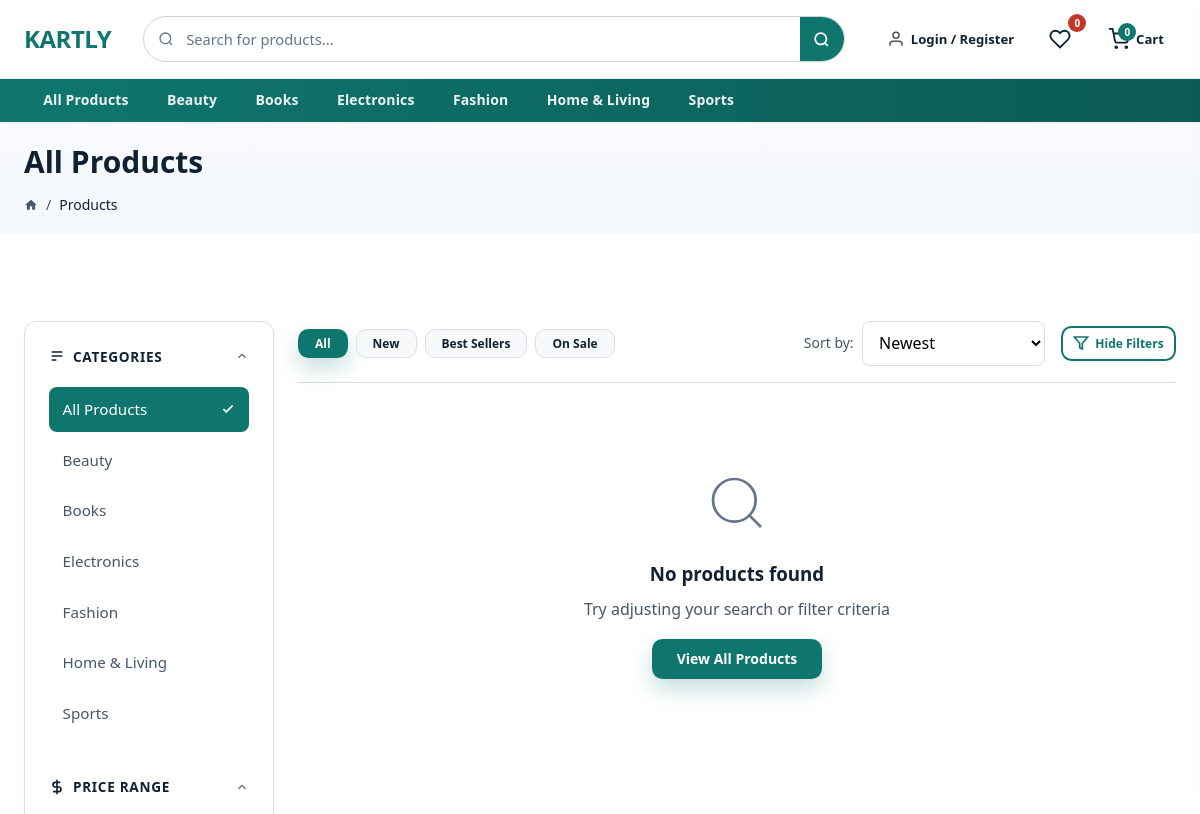
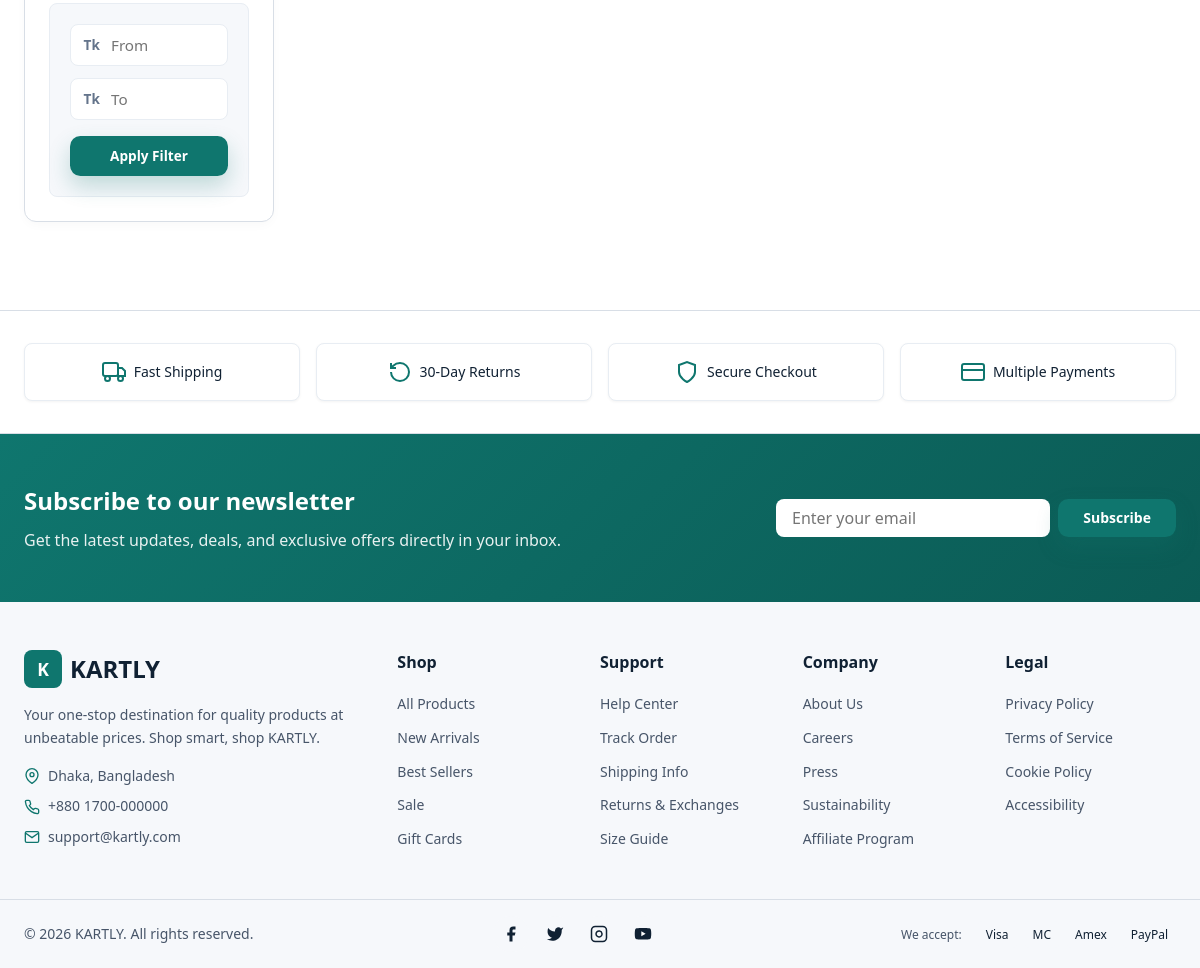
Screenshot of /public/products.php with the database file from the repository (2 pictures, top to bottom).
### tables this page shows
CREATE TABLE settings (
    id INT AUTO_INCREMENT PRIMARY KEY,
    setting_key VARCHAR(100) NOT NULL UNIQUE,
    setting_value TEXT,
    setting_type ENUM('text', 'number', 'boolean', 'json') DEFAULT 'text',
    created_at TIMESTAMP DEFAULT CURRENT_TIMESTAMP,
    updated_at TIMESTAMP DEFAULT CURRENT_TIMESTAMP ON UPDATE CURRENT_TIMESTAMP
);

CREATE TABLE categories (
    id INT AUTO_INCREMENT PRIMARY KEY,
    name VARCHAR(100) NOT NULL,
    slug VARCHAR(100) NOT NULL UNIQUE,
    description TEXT,
    image VARCHAR(255),
    parent_id INT DEFAULT NULL,
    status ENUM('active', 'inactive') DEFAULT 'active',
    sort_order INT DEFAULT 0,
    created_at TIMESTAMP DEFAULT CURRENT_TIMESTAMP,
    FOREIGN KEY (parent_id) REFERENCES categories(id) ON DELETE SET NULL
);

### public/products.php (the view, shortened to what the rows shown need)
<?php
require_once __DIR__ . '/../includes/header.php';
$db = getDB();
$category = $_GET['category'] ?? '';
$search = $_GET['search'] ?? '';
$currentCategory = null;
$stmt = $db->query("SELECT * FROM categories WHERE status = 'active' ORDER BY name");
$categories = $stmt->fetchAll();
?>
    <section class="section section-bg" style="padding: 1rem 0;">
        <div class="container">
            <div style="display: flex; flex-direction: column; gap: 0.5rem;">
                <h1 style="font-size: 1.875rem; font-weight: 700;">
                    <?php if ($currentCategory): ?>
                        <?= htmlspecialchars($currentCategory['name']) ?>
                    <?php elseif ($search): ?>
                        Search Results for "<?= htmlspecialchars($search) ?>"
                    <?php else: ?>
                        All Products
                    <?php endif; ?>
                </h1>
            </div>
        </div>
    </section>
    <section class="section">
        <div class="container">
            <div class="products-layout">
                <aside class="sidebar-desktop">
                    <div style="background: var(--color-bg); border-radius: var(--radius-lg); padding: 1.5rem; border: 1px solid var(--color-border); box-shadow: 0 4px 12px -2px rgba(0,0,0,0.03); position: sticky; top: 2rem; height: 100%;">
                        <details open style="margin-bottom: 2.5rem;">
                            <ul style="display: flex; flex-direction: column; gap: 0.35rem; list-style: none; padding: 0; margin: 0;">
                                <?php
                                $parentCategories = [];
                                $childCategories = [];
                                foreach ($categories as $cat) {
                                    if (empty($cat['parent_id'])) {
                                        $parentCategories[] = $cat;
                                    } else {
                                        $childCategories[$cat['parent_id']][] = $cat;
                                    }
                                }
                                ?>
                                <?php foreach ($parentCategories as $pCat): ?>
                                    <?php
                                    $hasChildren = isset($childCategories[$pCat['id']]);
                                    $isActiveParent = $category === $pCat['slug'];
                                    $isExactlyParent = $category === $pCat['slug'];
                                    ?>
                                    <li>
                                        <?php if ($hasChildren): ?>
                                            <details <?= $isActiveParent ? 'open' : '' ?> style="margin-bottom: 0;">
                                                <summary style="list-style: none; display: flex; justify-content: space-between; align-items: center; padding: 0.65rem 0.85rem; border-radius: var(--radius-md); font-size: 0.95rem; font-weight: 500; transition: all 0.2s ease; cursor: pointer; <?= $isExactlyParent ? 'background: var(--color-primary); color: white;' : 'color: var(--color-text-light); background: transparent;' ?>" onmouseover="if(!this.hasAttribute('data-active')){this.style.background='var(--color-bg-secondary)'; this.style.color='var(--color-text)';}" onmouseout="if(!this.hasAttribute('data-active')){this.style.background='transparent'; this.style.color='var(--color-text-light)';}" <?= $isExactlyParent ? 'data-active="true"' : '' ?>>
                                                    <a href="<?= BASE_URL ?>/category/<?= urlencode($pCat['slug']) ?>" style="color: inherit; text-decoration: none; flex: 1;" onclick="event.stopPropagation();">
                                                        <?= htmlspecialchars($pCat['name']) ?>
                                                    </a>
                                                    <div style="display: flex; align-items: center; gap: 0.5rem;">
                                                        <?php if ($isExactlyParent): ?><svg width="14" height="14" viewBox="0 0 24 24" fill="none" stroke="currentColor" stroke-width="3"><polyline points="20 6 9 17 4 12"/></svg><?php endif; ?>
                                                        <svg width="14" height="14" viewBox="0 0 24 24" fill="none" stroke="currentColor" stroke-width="2" class="cat-chevron" style="transition: transform 0.2s; opacity: 0.7;"><polyline points="6 9 12 15 18 9"/></svg>
                                                    </div>
                                                </summary>
                                                <ul style="padding-left: 1.5rem; margin-top: 0.35rem; display: flex; flex-direction: column; gap: 0.2rem; list-style: none; margin-bottom: 0.5rem;">
                                                    <?php foreach ($childCategories[$pCat['id']] as $cCat): ?>
                                                    <?php $isChildActive = $category === $cCat['slug']; ?>
                                                    <li>
                                                        <a href="<?= BASE_URL ?>/category/<?= urlencode($cCat['slug']) ?>" style="display: flex; justify-content: space-between; align-items: center; padding: 0.5rem 0.75rem; border-radius: var(--radius-md); font-size: 0.85rem; font-weight: 500; transition: all 0.2s ease; <?= $isChildActive ? 'color: var(--color-primary); background: var(--color-primary-light, rgba(0,0,0,0.03));' : 'color: var(--color-text-muted); background: transparent;' ?>" onmouseover="this.style.background='<?= $isChildActive ? 'var(--color-primary-light, rgba(0,0,0,0.03))' : 'var(--color-bg-secondary)' ?>'; this.style.color='<?= $isChildActive ? 'var(--color-primary)' : 'var(--color-text)' ?>';" onmouseout="this.style.background='<?= $isChildActive ? 'var(--color-primary-light, rgba(0,0,0,0.03))' : 'transparent' ?>'; this.style.color='<?= $isChildActive ? 'var(--color-primary)' : 'var(--color-text-muted)' ?>';">
                                                            <span><?= htmlspecialchars($cCat['name']) ?></span>
                                                            <?php if ($isChildActive): ?><svg width="12" height="12" viewBox="0 0 24 24" fill="none" stroke="currentColor" stroke-width="3"><polyline points="20 6 9 17 4 12"/></svg><?php endif; ?>
                                                        </a>
                                                    </li>
                                                    <?php endforeach; ?>
                                                </ul>
                                            </details>
                                        <?php else: ?>
                                            <a href="<?= BASE_URL ?>/category/<?= urlencode($pCat['slug']) ?>" style="display: flex; justify-content: space-between; align-items: center; padding: 0.65rem 0.85rem; border-radius: var(--radius-md); font-size: 0.95rem; font-weight: 500; transition: all 0.2s ease; <?= $isExactlyParent ? 'background: var(--color-primary); color: white;' : 'color: var(--color-text-light); background: transparent;' ?>" onmouseover="this.style.background='<?= $isExactlyParent ? 'var(--color-primary)' : 'var(--color-bg-secondary)' ?>'; this.style.color='<?= $isExactlyParent ? 'white' : 'var(--color-text)' ?>';" onmouseout="this.style.background='<?= $isExactlyParent ? 'var(--color-primary)' : 'transparent' ?>'; this.style.color='<?= $isExactlyParent ? 'white' : 'var(--color-text-light)' ?>';">
                                                <span><?= htmlspecialchars($pCat['name']) ?></span>
                                            </a>
                                        <?php endif; ?>
                                    </li>
                                <?php endforeach; ?>
                            </ul>
                        </details>
                    </div>
                </aside>
            </div>
        </div>
    </section>
<?php require_once __DIR__ . '/../includes/footer.php'; ?>

### includes/header.php (shortened to what the rows shown need)
<?php
require_once __DIR__ . '/../config/database.php';
$db = getDB();
$stmt = $db->query("
    SELECT *
    FROM categories
    WHERE status = 'active'
    ORDER BY sort_order, name
");
$allCats = $stmt->fetchAll();
$categories = [];
$categoryChildren = [];
foreach ($allCats as $cat) {
    if (!$cat['parent_id']) {
        $categories[] = $cat;
    } else {
        $categoryChildren[$cat['parent_id']][] = $cat;
    }
}
$siteLogo = getSetting('site_logo') ?: '';
$siteName = getSetting('site_name') ?: 'KARTLY';
$typoFonts = [];
$customColors = [];
$logoStyle = "";
$logoStyle .= !empty($typoFonts['logo_text']) ? "font-family:'".htmlspecialchars($typoFonts['logo_text'])."', sans-serif; " : "font-weight: 800; font-size: 1.5rem; ";
$logoStyle .= !empty($customColors['logo_text']) ? "color:".htmlspecialchars($customColors['logo_text'])."; " : "color: var(--color-primary); ";
$logoStyle .= "line-height: 1; letter-spacing: -0.02em;";
?>
<!DOCTYPE html>
<html lang="en">
<head>
    <link rel="stylesheet" href="<?= BASE_URL ?>/assets/css/style.css">
</head>
<body>
    <header class="header">
        <div class="header-main">
            <div class="header-main-content container">
                <a href="<?= BASE_URL ?>/" class="logo">
                    <?php if ($siteLogo): ?>
                        <img src="<?= BASE_URL ?>/<?= htmlspecialchars($siteLogo) ?>" alt="<?= htmlspecialchars($siteName) ?>" width="140" height="36" style="height:36px;width:auto;max-width:140px;object-fit:contain;display:block;">
                    <?php else: ?>
                        <span style="<?= $logoStyle ?>"><?= htmlspecialchars($siteName) ?></span>
                    <?php endif; ?>
                </a>
            </div>
        </div>
        <nav class="header-nav-bar">
            <div class="container">
                <ul class="header-nav-list">
                    <?php foreach ($categories as $category): ?>
                        <?php $hasChildren = !empty($categoryChildren[$category['id']]); ?>
                        <li class="<?= $hasChildren ? 'has-dropdown' : '' ?>">
                            <a href="<?= BASE_URL ?>/category/<?= urlencode($category['slug']) ?>" class="header-nav-link">
                                <?= htmlspecialchars($category['name']) ?>
                            </a>
                        </li>
                    <?php endforeach; ?>
                </ul>
            </div>
        </nav>
    </header>
<main id="main-content">

### includes/footer.php (shortened to what the rows shown need)
<?php
$siteAddress = getSetting('site_address') ?: 'Dhaka, Bangladesh';
$sitePhone = getSetting('site_phone') ?: '+880 1700-000000';
$siteEmail = getSetting('site_email') ?: SITE_EMAIL;
?>
</main>
    <footer class="footer">
        <div class="footer-main">
            <div class="footer-grid container">
                <div class="footer-brand">
                    <div class="footer-contact">
                        <div class="footer-contact-item">
                            <svg viewBox="0 0 24 24" fill="none" stroke="currentColor" stroke-width="2">
                                <path d="M21 10c0 7-9 13-9 13s-9-6-9-13a9 9 0 0 1 18 0z"/><circle cx="12" cy="10" r="3"/>
                            </svg>
                            <span><?= htmlspecialchars($siteAddress) ?></span>
                        </div>
                        <div class="footer-contact-item">
                            <span><?= htmlspecialchars($sitePhone) ?></span>
                        </div>
                        <div class="footer-contact-item">
                            <svg viewBox="0 0 24 24" fill="none" stroke="currentColor" stroke-width="2">
                                <path d="M4 4h16c1.1 0 2 .9 2 2v12c0 1.1-.9 2-2 2H4c-1.1 0-2-.9-2-2V6c0-1.1.9-2 2-2z"/><polyline points="22,6 12,13 2,6"/>
                            </svg>
                            <span><?= htmlspecialchars($siteEmail) ?></span>
                        </div>
                    </div>
                </div>
            </div>
        </div>
    </footer>
</body>
</html>

### rows the page displays
settings: setting_value "KARTLY"
categories: name "Beauty"
categories: name "Books"
categories: name "Electronics"
categories: name "Fashion"
categories: name "Home & Living"
categories: name "Sports"
settings: setting_value "Dhaka, Bangladesh"
settings: setting_value "+880 1700-000000"
settings: setting_value "support@kartly.com"

### other values shown
$wishlistCount "0"
$cartCount "0"
